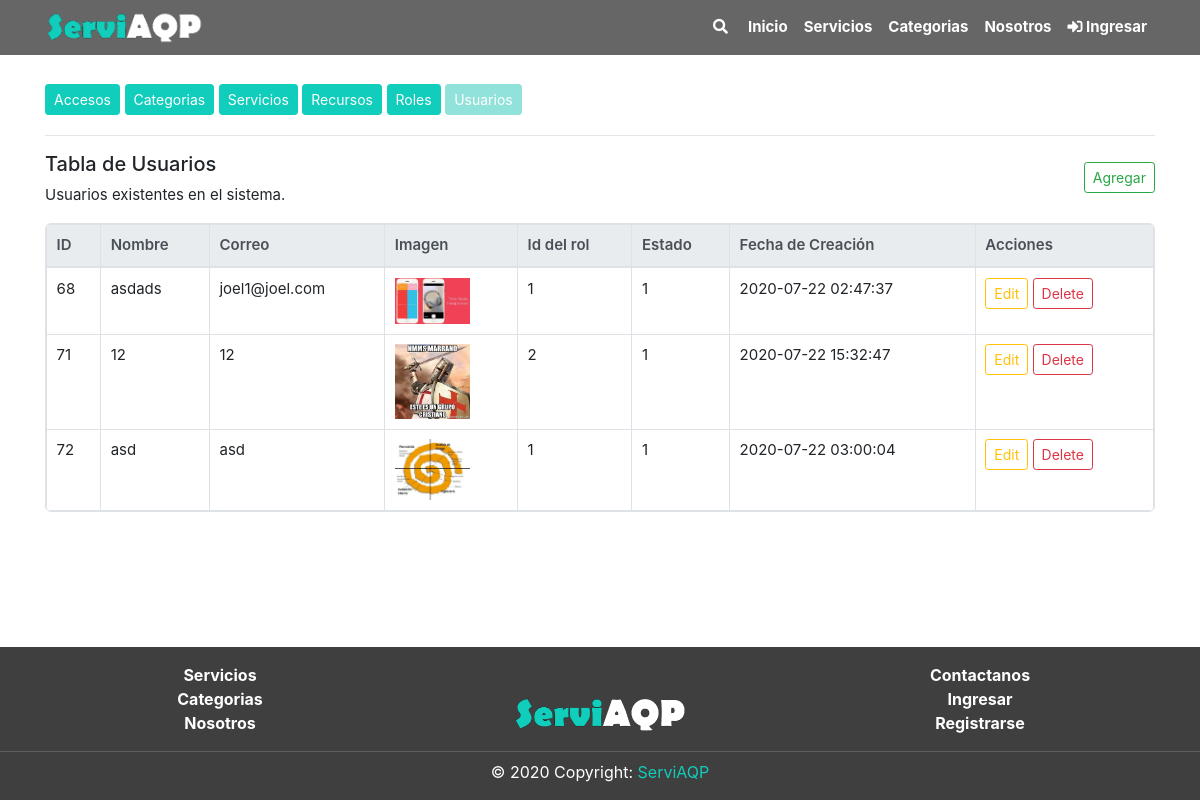
/usuario/index.php, run on an earlier commit of the app's database.
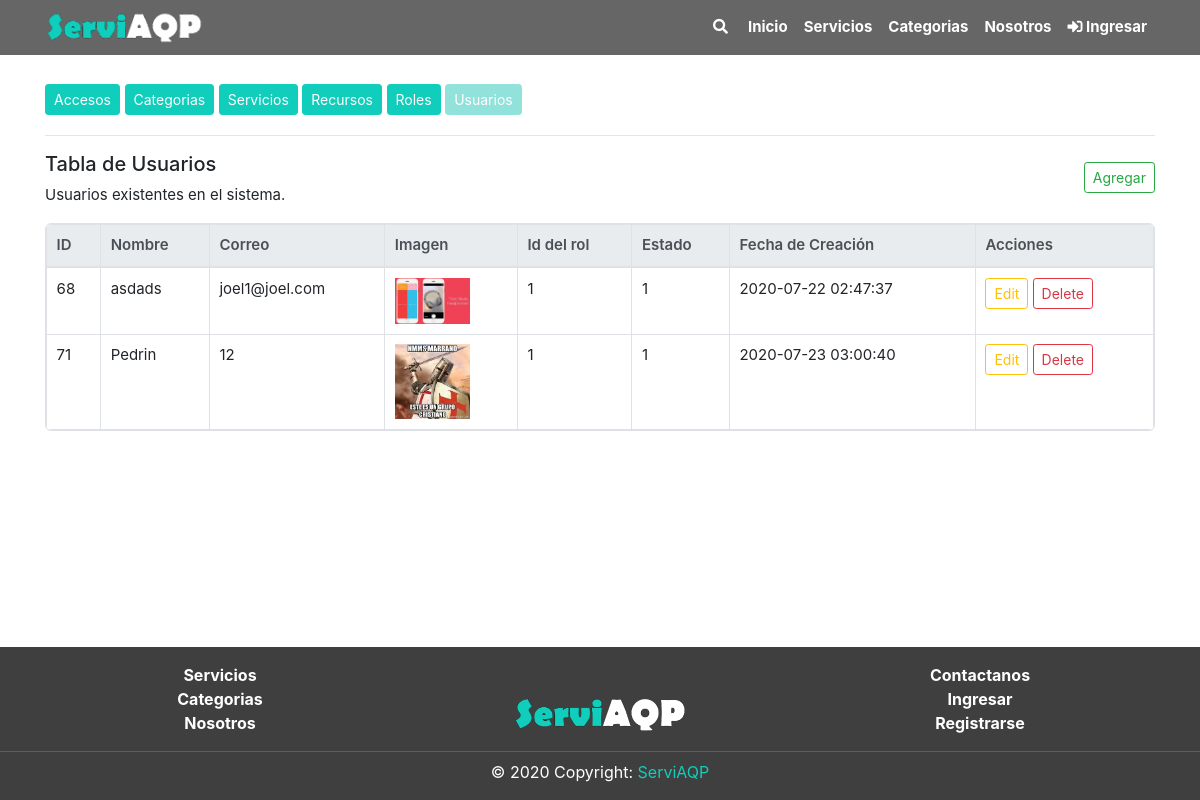
And on a later commit of the database.
### tables this page shows
CREATE TABLE `usuario` (
  `UsuID` int(11) NOT NULL,
  `UsuNom` varchar(100) NOT NULL,
  `UsuCor` varchar(40) NOT NULL,
  `UsuCon` varchar(400) NOT NULL,
  `UsuImgNom` varchar(200) NOT NULL,
  `UsuImgTip` varchar(200) NOT NULL,
  `UsuImgArc` longblob NOT NULL,
  `UsuRolID` int(11) DEFAULT NULL,
  `UsuEst` int(11) NOT NULL,
  `created_at` timestamp NOT NULL DEFAULT current_timestamp() ON UPDATE current_timestamp()
);

### includes/global_variable.php (called while the page is built)
<?php
$dirEjec = "/ServiAQP";
?>

### includes/navbar.php (called while the page is built)
<?php
  	$inicio			=	false;
	$servicio		=	false;
	$categoria		=	false;
	$nosotros		=	false;
	$login			=	false;
?>

### usuario/index.php (the view, shortened to what this page needs)
<?php
include("../includes/sesion.php");
include("../includes/global_variable.php");
include("../includes/navbar.php");
include("../includes/header.php");;
?>
<div class="section">
	<div class="container pt-4">
		<div class="mb-2">
			<a href="<?= $dirEjec ?>/acceso" class="btn btn-primary btn-sm mb-1">Accesos</a>
			<a href="<?= $dirEjec ?>/categorias/tabla.php" class="btn btn-primary btn-sm mb-1">Categorias</a>
			<a href="<?= $dirEjec ?>/servicios/tabla.php" class="btn btn-primary btn-sm mb-1">Servicios</a>
			<a href="<?= $dirEjec ?>/recurso" class="btn btn-primary btn-sm mb-1">Recursos</a>
			<a href="<?= $dirEjec ?>/rol" class="btn btn-primary btn-sm mb-1">Roles</a>
			<a href="<?= $dirEjec ?>/usuario" class="btn btn-primary btn-sm mb-1 btn-disabled disabled">Usuarios</a>
		</div>
		<hr class="mt-3">
		<div class="mt-3 row">
			<div class="col-10 ">
				<h5>Tabla de Usuarios</h5>
				<p>Usuarios existentes en el sistema.</p>
			</div>
			<div class="col-2 align-self-center mb-3">
				<?php
				include("crud_usuario/add.php");
				?>
			</div>
		</div>
		<div>
			<?php
			$query = "SELECT * FROM usuario";
			$resultAcceso = mysqli_query($conn, $query);
			if (mysqli_num_rows($resultAcceso) > 0) {
			?>
				<div class="table-responsive table-bordered tb">
					<table class='table '>
						<thead class="thead-light">
							<th>ID</th>
							<th>Nombre</th>
							<th>Correo</th>
							<th>Imagen</th>
							<th>Id del rol</th>
							<th>Estado</th>
							<th>Fecha de Creación</th>
							<th>Acciones</th>
						</thead>
						<tbody>
							<?php
							while ($row = mysqli_fetch_array($resultAcceso)) {
							?>
								<tr>
									<td><?php echo $row['UsuID'] ?></td>
									<td><?php echo $row['UsuNom'] ?></td>
									<td><?php echo $row['UsuCor'] ?></td>
									<td><img src="/ServiAQP/usuario/img/<?php echo $row['UsuImgNom'] ?>" width="75" alt="Img blob" /></td>
									<td><?php echo $row['UsuRolID'] ?></td>
									<td><?php echo $row['UsuEst'] ?></td>
									<td><?php echo $row['created_at'] ?></td>
									<td>
										<button type="button" onclick="edit_usuario(<?php echo $row['UsuID'] ?>)" class="btn btn-outline-warning btn-sm mb-1" data-toggle="modal" data-target="#editModal" data-whatever="@mdo">Edit</button>
										<a href="crud_usuario/delete.php?id=<?php echo $row['UsuID'] ?>" class="btn btn-outline-danger btn-sm mb-1">
											Delete
										</a>
									</td>
								</tr>
							<?php } ?>
						</tbody>
					</table>
				</div>
			<?php } else { ?>
				<p>No hay elementos</p>
			<?php } ?>
		</div>
	</div>
</div>
<?php
include("../includes/footer.php")
?>

### includes/header.php (shortened to what this page needs)
<?php
include('global_variable.php');
include('data_base.php');
?>
<!DOCTYPE html>
<html lang="es">
<head>
	<link rel="stylesheet" type="text/css" href="<?= $dirEjec ?>/frontend/bootstrap-4.5.0-dist/css/bootstrap.min.css">
	<link rel="stylesheet" type="text/css" href="<?= $dirEjec ?>/frontend/css/style.css">
	<link rel="stylesheet" type="text/css" href="<?= $dirEjec ?>/frontend/fontawesome-free-5.13.1-web/css/all.min.css">
</head>
<body>
	<div class="container position-fixed fixed-top mt-5 pt-2" style="height: 0px;" aria-live="polite">
	</div>
	<nav id="pri" class="container-fluid navbar navbar-expand-lg navbar-light position-fixed fixed-top">
		<div class="container">
			<a class="ani_ico" href="<?= $dirEjec ?>/"><img src="<?= $dirEjec ?>/frontend/images/logo.png" height="35" alt="logo"></a>
			<div class="collapse navbar-collapse" id="navbarNav">
				<ul class="navbar-nav ml-auto">
					<form class="form-inline mr-0 mr-lg-1 mt-lg-0 mt-2 primero_buscar">
						<a class="nav-link menu_link " type="submit"><em class="fas fa-search"></em></a>
					</form>
					<li class="nav-item">
						<a class="nav-link menu_link <?php if ($inicio) { ?>select<?php } ?>" href="<?= $dirEjec ?>/"> Inicio</a>
					</li>
					<li class="nav-item dropdown disp_primero_servicios">
						<a class="nav-link menu_link<?php if ($servicio) { ?> select<?php } ?>" href="<?= $dirEjec ?>/servicios" style="color: white;" id="navbarDropdownMenuLink" aria-haspopup="true" aria-expanded="false">
							Servicios
						</a>
					</li>
					<li class="nav-item">
						<a class="nav-link menu_link<?php if ($categoria) { ?> select<?php } ?>" href="<?= $dirEjec ?>/categorias"> Categorias</a>
					</li>
					<li class="nav-item">
						<a class="nav-link menu_link<?php if ($nosotros) { ?> select<?php } ?>" href="<?= $dirEjec ?>/nosotros">Nosotros</a>
					</li>
					<?php if (!empty($user)) :
						$count_noti = 0;
						$sql_noti = "SELECT * FROM notificacion WHERE NotEst = 0 and NotUsuID = '" . $user['UsuID'] . "'";
						$result_noti = mysqli_query($conn, $sql_noti);
						$count_noti = mysqli_num_rows($result_noti);
					?>
						<li class="nav-item dropdown disp_primero_perfil">
							<a class="nav-link menu_link " style="color: white;" href="#" id="navbarDropdown" role="button" data-toggle="dropdown" aria-haspopup="true" aria-expanded="false">
								<em class="fas fa-user"></em> <?= $user['UsuCor'] ?><?= $user['UsuID'] ?>
							</a>
							<div class="dropdown-menu  dropdown-menu-right disp_segundo_perfil" aria-labelledby="navbarDropdown">
								<a class="dropdown-item" href="<?= $dirEjec ?>/Usuario/view?id=<?= $user['UsuID'] ?>">Ver perfil</a>
								<a class="dropdown-item" href="<?= $dirEjec ?>/Usuario/view?id=<?= $user['UsuID'] ?>">Favoritos</a>
								<a class="dropdown-item" href="<?= $dirEjec ?>/Usuario/view?id=<?= $user['UsuID'] ?>&opcion=1">Notificaciones</a>
								<a class="dropdown-item" href="<?= $dirEjec ?>/Autenticacion/logout.php"><em class="fas fa-sign-out-alt"></em> Salir</a>
							</div>
						</li>
						<li class="nav-item dropdown disp_primero_notificaciones">
							<a class="nav-link menu_link" onclick='notification_display()' style="color: white;" href="#" id="navbarDropdownMenuLink" data-toggle="dropdown" aria-haspopup="true" aria-expanded="false">
								<em class="fas fa-bell rot_bell rot_bell2"></em> <span class="num_noti" style="position: absolute; font-size: 10px; top:3px"><?= $count_noti ?></span>
							</a>
							<div class="dropdown-menu dropdown-menu-right disp_segundo_notificaciones" aria-labelledby="navbarDropdownMenuLink">
								<div class="noti_contenido">
								</div>
								<div align='center' class="pt-0 mb-0">
									<a style="font-size: 13px;" href="<?= $dirEjec ?>/Usuario/view?id=<?= $user['UsuID'] ?>&opcion=1">Ver todas</a>
								</div>
							</div>
						</li>
						<?php
						if ($user['UsuRolID'] == 1) {
						?>
							<li class="nav-item dropdown disp_primero_configuracion">
								<a class="nav-link menu_link" style="color: white;" href="#" id="navbarDropdown" role="button" data-toggle="dropdown" aria-haspopup="true" aria-expanded="false">
									<div class=""><em class="fas fa-cog cog_rot"></em></div>
								</a>
								<div class="dropdown-menu  dropdown-menu-right disp_segundo_configuracion " aria-labelledby="navbarDropdown">
									<a class="dropdown-item" href="<?= $dirEjec ?>/acceso">Accesos</a>
									<a class="dropdown-item" href="<?= $dirEjec ?>/categoria/tabla.php">Categorias</a>
									<a class="dropdown-item" href="<?= $dirEjec ?>/producto/tabla.php">Servicios</a>
									<a class="dropdown-item" href="<?= $dirEjec ?>/recurso">Recursos</a>
									<a class="dropdown-item" href="<?= $dirEjec ?>/rol">Roles</a>
									<a class="dropdown-item" href="<?= $dirEjec ?>/usuario">Usuarios</a>
								</div>
							</li>
						<?php  }  ?>
					<?php else :  ?>
						<li class="nav-item menu_link">
							<a class="nav-link menu_link<?php if ($login) { ?> select<?php } ?>" href="<?= $dirEjec ?>/autenticacion/Login"><em class="fas fa-sign-in-alt "></em> Ingresar</a>
						</li>
					<?php endif; ?>
				</ul>
			</div>
		</div>
	</nav>

### usuario/crud_usuario/add.php (shortened to what this page needs)
<?php
include("../includes/global_variable.php");
?>
<button type="button" class="btn btn-outline-success btn-sm float-right mb-1" data-toggle="modal" data-target="#exampleModal" data-whatever="@mdo">Agregar</button>

### includes/footer.php (shortened to what this page needs)
<?php
include('global_variable.php');
?>
<footer class="footer-area footer" id="sticky-footer">
    <div class="container">
        <div class="row">
            <div class="col-4 pt-3" align="center">
                <ul class="lista-footer">
                    <li><b><a class="item-footer" href="<?php echo $dirEjec ?>/Intercambio">Servicios</a></b></li>
                    <li><b><a class="item-footer" href="<?php echo $dirEjec ?>/Categoria">Categorias</a></b></li>
                    <li><b><a class="item-footer" href="<?php echo $dirEjec ?>/Nosotros">Nosotros</a></b></li>
                </ul>
            </div>
            <div class="col-4 pt-5">
                <div align="center">
                    <img src="<?php echo $dirEjec ?>/frontend/images/logo.png" alt="logo de S4P" style="height: 50%;width: 50%;">
                </div>
            </div>
            <div class="col-4 pt-3" align="center">
                <ul class="lista-footer">
                    <li><b><a class="item-footer" href="<?php echo $dirEjec ?>/Contactanos">Contactanos</a></b></li>
                    <li><b><a class="item-footer" href="<?php echo $dirEjec ?>/Autenticacion/Login">Ingresar</a></b></li>
                    <li><b><a class="item-footer" href="<?php echo $dirEjec ?>/Autenticacion/Singup">Registrarse</a></b></li>
                </ul>
            </div>
        </div>
    </div>
    <hr class="mt-0 mb-2 hr-background">
    <div class=" text-center pb-3 item-footer">© 2020 Copyright:
        <a href="/"> ServiAQP</a>
    </div>
</footer>
</body>
</html>

### frontend/css/style.css (style rules this page uses)
:root { --color-principal: #11cdbb; --fondo-principal: white; --color-principal-hover: rgb(24, 170, 155); --color-principal-disa: rgb(87, 211, 199); --color-footer: rgb(63, 63, 63); }
* { margin: 0; padding: 0; -webkit-box-sizing: border-box; -moz-box-sizing: border-box; box-sizing: border-box; }
html { position: relative; min-height: 100%; background-color: var(--fondo-principal); }
body { margin-bottom: 190px; background-color: var(--fondo-principal); }
div.section { background-color: var(--fondo-principal); margin-top: 60px; }
p { font-size: 15px; }
a { color: var(--color-principal); }
.btn-primary { background-color: var(--color-principal) !important; border-color: var(--color-principal); }
.btn-disabled { background-color: var(--color-principal-disa) !important; border-color: var(--color-principal-disa) !important; }
.table { font-size: 15px; margin: 0px; }
.tb { border-radius: 6px; }
.table td, .table th { padding: .6rem; }
.table th { font-weight: 600; }
.footer { position: absolute; bottom: 0; width: 100%; background-color: var(--color-footer); }
.lista-footer { color: var(--color-footer); }
.item-footer { color: white; }
.hr-background { background-color: rgb(105, 104, 104); }
.ani_ico { transition: 0.5s; }
.navbar { background: rgba(0, 0, 0, 0.6); }
.navbar-light .navbar-nav .nav-link { color: white; }
a.menu_link:after { position: absolute; bottom: 11px; left: 0px; width: 100%; height: 2px; background-color: var(--color-principal); content: ""; opacity: 0; transition: opacity 0.3s ease 0s, transform 0.3s ease 0s; transform: translateY(10px); }
a.menu_link { position: relative; font-weight: bold; font-size: 15px; transition: 0.5s; }

What changed in the data, as far as the page shows it:
removed usuario: UsuID "72", UsuNom "asd", UsuCor "asd", UsuImgNom (picture), UsuRolID "1", UsuEst "1", created_at "2020-07-22 03:00:04"
changed usuario id 71: UsuNom "12" → "Pedrin"; UsuRolID "2" → "1"; created_at "2020-07-22 15:32:47" → "2020-07-23 03:00:40"
